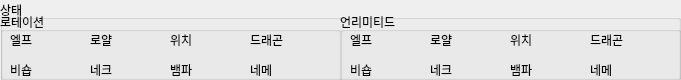
     <widget class="QGroupBox" name="groupBox_13">
      <property name="geometry">
       <rect>
        <x>10</x>
        <y>60</y>
        <width>681</width>
        <height>80</height>
       </rect>
      </property>
      <property name="title">
       <string>상태</string>
      </property>
      <widget class="QGroupBox" name="groupBox_14">
       <property name="geometry">
        <rect>
         <x>0</x>
         <y>12</y>
         <width>341</width>
         <height>71</height>
        </rect>
       </property>
       <property name="title">
        <string>로테이션</string>
       </property>
       <widget class="QLabel" name="lb_elf_r">
        <property name="geometry">
         <rect>
          <x>10</x>
          <y>20</y>
          <width>31</width>
          <height>16</height>
         </rect>
        </property>
        <property name="text">
         <string>엘프</string>
        </property>
       </widget>
       <widget class="QLabel" name="lb_royal_r">
        <property name="geometry">
         <rect>
          <x>90</x>
          <y>20</y>
          <width>31</width>
          <height>16</height>
         </rect>
        </property>
        <property name="text">
         <string>로얄</string>
        </property>
       </widget>
       <widget class="QLabel" name="lb_withc_r">
        <property name="geometry">
         <rect>
          <x>170</x>
          <y>20</y>
          <width>31</width>
          <height>16</height>
         </rect>
        </property>
        <property name="text">
         <string>위치</string>
        </property>
       </widget>
       <widget class="QLabel" name="lb_dragon_r">
        <property name="geometry">
         <rect>
          <x>250</x>
          <y>20</y>
          <width>41</width>
          <height>16</height>
         </rect>
        </property>
        <property name="text">
         <string>드래곤</string>
        </property>
       </widget>
       <widget class="QLabel" name="lb_bishop_r">
        <property name="geometry">
         <rect>
          <x>10</x>
          <y>50</y>
          <width>31</width>
          <height>16</height>
         </rect>
        </property>
        <property name="text">
         <string>비숍</string>
        </property>
       </widget>
       <widget class="QLabel" name="lb_necro_r">
        <property name="geometry">
         <rect>
          <x>90</x>
          <y>50</y>
          <width>31</width>
          <height>16</height>
         </rect>
        </property>
        <property name="text">
         <string>네크</string>
        </property>
       </widget>
       <widget class="QLabel" name="lb_vamp_r">
        <property name="geometry">
         <rect>
          <x>170</x>
          <y>50</y>
          <width>31</width>
          <height>16</height>
         </rect>
        </property>
        <property name="text">
         <string>뱀파</string>
        </property>
       </widget>
       <widget class="QLabel" name="lb_neme_r">
        <property name="geometry">
         <rect>
          <x>250</x>
          <y>50</y>
          <width>31</width>
          <height>16</height>
         </rect>
        </property>
        <property name="text">
         <string>네메</string>
        </property>
       </widget>
       <widget class="QLabel" name="stelfr">
        <property name="geometry">
         <rect>
          <x>50</x>
          <y>20</y>
          <width>41</width>
          <height>16</height>
         </rect>
        </property>
        <property name="text">
         <string/>
        </property>
       </widget>
       <widget class="QLabel" name="stroyalr">
        <property name="geometry">
         <rect>
          <x>130</x>
          <y>20</y>
          <width>41</width>
          <height>16</height>
         </rect>
        </property>
        <property name="text">
         <string/>
        </property>
       </widget>
       <widget class="QLabel" name="stwitchr">
        <property name="geometry">
         <rect>
          <x>210</x>
          <y>20</y>
          <width>41</width>
          <height>16</height>
         </rect>
        </property>
        <property name="text">
         <string/>
        </property>
       </widget>
       <widget class="QLabel" name="stdragonr">
        <property name="geometry">
         <rect>
          <x>300</x>
          <y>20</y>
          <width>41</width>
          <height>16</height>
         </rect>
        </property>
        <property name="text">
         <string/>
        </property>
       </widget>
       <widget class="QLabel" name="stnecror">
        <property name="geometry">
         <rect>
          <x>130</x>
          <y>50</y>
          <width>41</width>
          <height>16</height>
         </rect>
        </property>
        <property name="text">
         <string/>
        </property>
       </widget>
       <widget class="QLabel" name="stnemer">
        <property name="geometry">
         <rect>
          <x>300</x>
          <y>50</y>
          <width>41</width>
          <height>16</height>
         </rect>
        </property>
        <property name="text">
         <string/>
        </property>
       </widget>
       <widget class="QLabel" name="stbishopr">
        <property name="geometry">
         <rect>
          <x>50</x>
          <y>50</y>
          <width>41</width>
          <height>16</height>
         </rect>
        </property>
        <property name="text">
         <string/>
        </property>
       </widget>
       <widget class="QLabel" name="stvampr">
        <property name="geometry">
         <rect>
          <x>210</x>
          <y>50</y>
          <width>41</width>
          <height>16</height>
         </rect>
        </property>
        <property name="text">
         <string/>
        </property>
       </widget>
      </widget>
      <widget class="QGroupBox" name="groupBox_15">
       <property name="geometry">
        <rect>
         <x>340</x>
         <y>12</y>
         <width>341</width>
         <height>71</height>
        </rect>
       </property>
       <property name="title">
        <string>언리미티드</string>
       </property>
       <widget class="QLabel" name="stnecrou">
        <property name="geometry">
         <rect>
          <x>130</x>
          <y>50</y>
          <width>41</width>
          <height>16</height>
         </rect>
        </property>
        <property name="text">
         <string/>
        </property>
       </widget>
       <widget class="QLabel" name="lb_necro_r_2">
        <property name="geometry">
         <rect>
          <x>90</x>
          <y>50</y>
          <width>31</width>
          <height>16</height>
         </rect>
        </property>
        <property name="text">
         <string>네크</string>
        </property>
       </widget>
       <widget class="QLabel" name="stelfu">
        <property name="geometry">
         <rect>
          <x>50</x>
          <y>20</y>
          <width>41</width>
          <height>16</height>
         </rect>
        </property>
        <property name="text">
         <string/>
        </property>
       </widget>
       <widget class="QLabel" name="lb_neme_r_2">
        <property name="geometry">
         <rect>
          <x>250</x>
          <y>50</y>
          <width>31</width>
          <height>16</height>
         </rect>
        </property>
        <property name="text">
         <string>네메</string>
        </property>
       </widget>
       <widget class="QLabel" name="lb_elf_r_2">
        <property name="geometry">
         <rect>
          <x>10</x>
          <y>20</y>
          <width>31</width>
          <height>16</height>
         </rect>
        </property>
        <property name="text">
         <string>엘프</string>
        </property>
       </widget>
       <widget class="QLabel" name="stdragonu">
        <property name="geometry">
         <rect>
          <x>300</x>
          <y>20</y>
          <width>41</width>
          <height>16</height>
         </rect>
        </property>
        <property name="text">
         <string/>
        </property>
       </widget>
       <widget class="QLabel" name="lb_royal_r_2">
        <property name="geometry">
         <rect>
          <x>90</x>
          <y>20</y>
          <width>31</width>
          <height>16</height>
         </rect>
        </property>
        <property name="text">
         <string>로얄</string>
        </property>
       </widget>
       <widget class="QLabel" name="stnemeu">
        <property name="geometry">
         <rect>
          <x>300</x>
          <y>50</y>
          <width>41</width>
          <height>16</height>
         </rect>
        </property>
        <property name="text">
         <string/>
        </property>
       </widget>
       <widget class="QLabel" name="stroyalu">
        <property name="geometry">
         <rect>
          <x>130</x>
          <y>20</y>
          <width>41</width>
          <height>16</height>
         </rect>
        </property>
        <property name="text">
         <string/>
        </property>
       </widget>
       <widget class="QLabel" name="stvampu">
        <property name="geometry">
         <rect>
          <x>210</x>
          <y>50</y>
          <width>41</width>
          <height>16</height>
         </rect>
        </property>
        <property name="text">
         <string/>
        </property>
       </widget>
       <widget class="QLabel" name="stwitchu">
        <property name="geometry">
         <rect>
          <x>210</x>
          <y>20</y>
          <width>41</width>
          <height>16</height>
         </rect>
        </property>
        <property name="text">
         <string/>
        </property>
       </widget>
       <widget class="QLabel" name="lb_withc_r_2">
        <property name="geometry">
         <rect>
          <x>170</x>
          <y>20</y>
          <width>31</width>
          <height>16</height>
         </rect>
        </property>
        <property name="text">
         <string>위치</string>
        </property>
       </widget>
       <widget class="QLabel" name="stbishopu">
        <property name="geometry">
         <rect>
          <x>50</x>
          <y>50</y>
          <width>41</width>
          <height>16</height>
         </rect>
        </property>
        <property name="text">
         <string/>
        </property>
       </widget>
       <widget class="QLabel" name="lb_vamp_r_2">
        <property name="geometry">
         <rect>
          <x>170</x>
          <y>50</y>
          <width>31</width>
          <height>16</height>
         </rect>
        </property>
        <property name="text">
         <string>뱀파</string>
        </property>
       </widget>
       <widget class="QLabel" name="lb_dragon_r_2">
        <property name="geometry">
         <rect>
          <x>250</x>
          <y>20</y>
          <width>41</width>
          <height>16</height>
         </rect>
        </property>
        <property name="text">
         <string>드래곤</string>
        </property>
       </widget>
       <widget class="QLabel" name="lb_bishop_r_2">
        <property name="geometry">
         <rect>
          <x>10</x>
          <y>50</y>
          <width>31</width>
          <height>16</height>
         </rect>
        </property>
        <property name="text">
         <string>비숍</string>
        </property>
       </widget>
      </widget>
     </widget>
